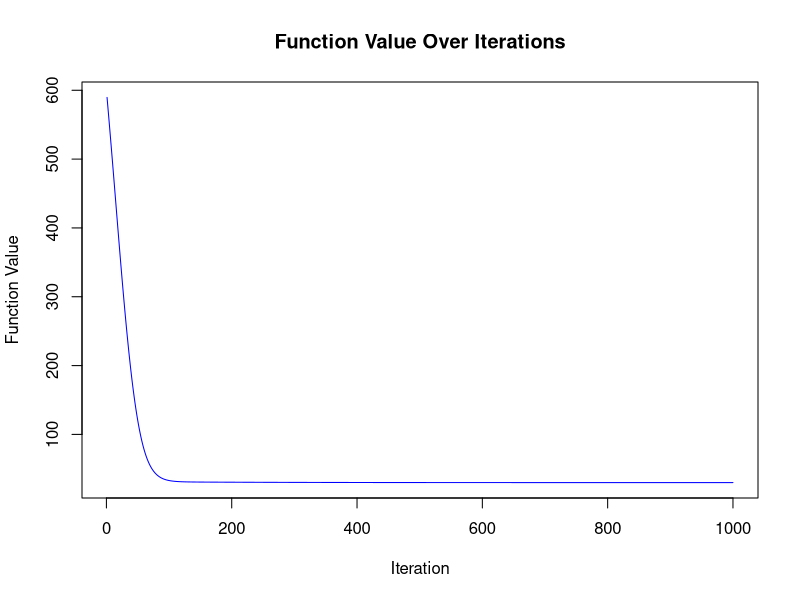
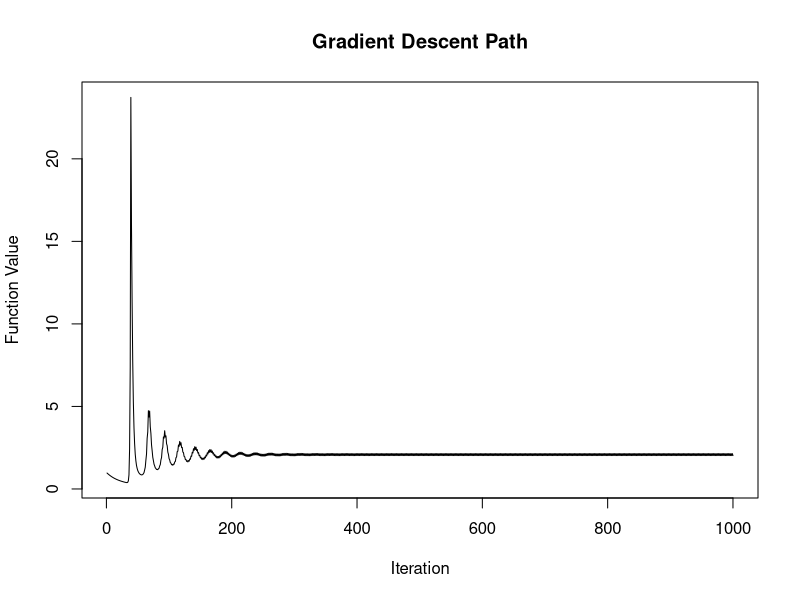
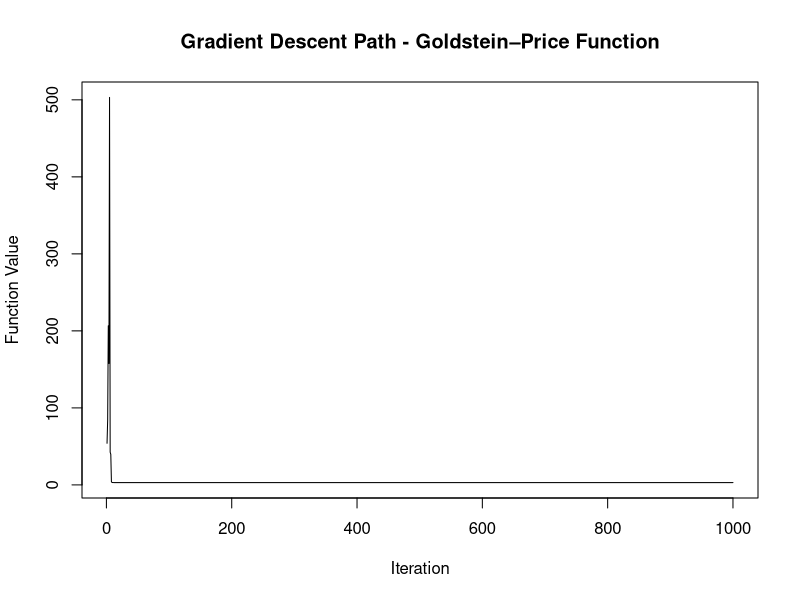
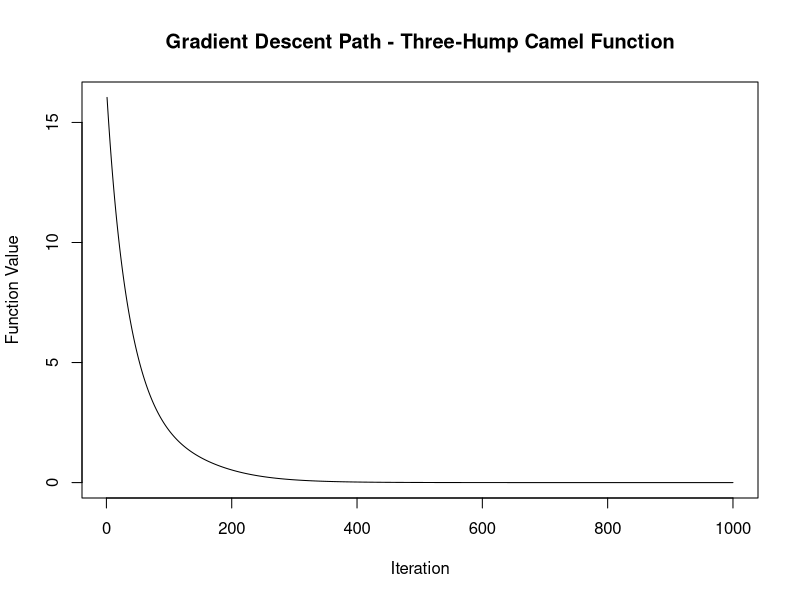

The R script that drew these images, in order:
## ---- chunk 1
library(numDeriv)
library(glmnet)

## ---- chunk 2

# Gradient Descent Function
gradientDescent <- function(f, starting_value, max_iter, gamma = 0.01) {
  current_value <- starting_value
  history <- numeric(max_iter) # To store function values for plotting
  
  for (i in 1:max_iter) {
    grad <- grad(f, current_value) # Compute the gradient at current value
    current_value <- current_value - gamma * grad # Update the current value
    history[i] <- f(current_value) # Store function value after update for plotting

    # Optional: Implement convergence criteria to break the loop early
    # if (norm(grad, type="2") < tolerance) {
    #    break
    # }
  }
  
  list(minimizer=current_value, history=history)
}

# Test functions
# Define the test function as per the formula given
test_function <- function(v) {
  x <- v[1]
  y <- v[2]
term1 <- (1 + (x + y + 1)^2 * (19 - 14*x + 3*x^2 - 14*y + 6*x*y + 3*y^2))
 term2 <- (30 + (2*x - 3*y)^2 * (18 - 32*x + 12*x^2 + 48*y - 36*x*y + 27*y^2))
  
  f_value <- term1 * term2
  return(f_value)
}

starting_value <- c(0, 0) # Starting at the origin
max_iter <- 1000 # Maximal number of iterations
gamma <- 0.00001 # Learning rate, might need adjustment based on the function characteristics

result <- gradientDescent(test_function, starting_value, max_iter, gamma)

print(paste("Approximate minimizer found at x =", result$minimizer[1], "y =", result$minimizer[2]))

# Plotting the path of function values
plot(result$history, type='l', main="Function Value Over Iterations", xlab="Iteration", ylab="Function Value",
     col="blue")
## ---- chunk 3
library(numDeriv)

gradient_descent <- function(f, start_value, max_iterations, learning_rate) {
  x <- start_value
  path <- numeric(max_iterations)
  
  for (i in 1:max_iterations) {
    gradient <- grad(f, x)
    x <- x - learning_rate * gradient
    path[i] <- f(x)
  }
  
  return(list(minimizer = x, values_path = path))
}

# Example usage
# Define a test function, e.g., the Rosenbrock function
rosenbrock <- function(x) {
  sum(100 * (x[2:length(x)] - x[1:(length(x) - 1)]^2)^2 + (1 - x[1:(length(x) - 1)])^2)
}

# Set parameters
start_value <- c(0, 0)  # Initial guess
max_iterations <- 1000   # Maximum number of iterations
learning_rate <- 0.009  # Experiment with different choices

# Run gradient descent
result <- gradient_descent(rosenbrock, start_value, max_iterations, learning_rate)

# Print the minimizer and the path of function values
cat("Minimizer:", result$minimizer, "\n")
#cat("Function values path:", result$values_path, "\n")

# Plot the path of function values
plot(result$values_path, type = 'l', xlab = 'Iteration', ylab = 'Function Value',
     main = 'Gradient Descent Path')


## ---- chunk 4
# Define the Goldstein–Price function
goldstein_price <- function(x) {
  term1 <- 1 + (x[1] + x[2] + 1)^2 * (19 - 14 * x[1] + 3 * x[1]^2 - 14 * x[2] + 6 * x[1] * x[2] + 3 * x[2]^2)
  term2 <- 30 + (2 * x[1] - 3 * x[2])^2 * (18 - 32 * x[1] + 12 * x[1]^2 + 48 * x[2] - 36 * x[1] * x[2] + 27 * x[2]^2)
  return(term1 * term2)
}

# Set parameters
start_value <- c(0, 0)  # Initial guess
max_iterations <- 1000   # Maximum number of iterations
learning_rate <- 0.000595  # Experiment with different choices

# Run gradient descent
# Using optim function for optimization
result_optim <- optim(par = start_value, fn = goldstein_price, method = "L-BFGS-B")
result <- gradient_descent(goldstein_price, start_value, max_iterations, learning_rate)

# Print the minimizer and the path of function values
cat("Minimizer:", result$minimizer, "\n")
#cat("Function values path:", result$values_path, "\n")

# Plot the path of function values
plot(result$values_path, type = 'l', xlab = 'Iteration', ylab = 'Function Value',
     main = 'Gradient Descent Path - Goldstein–Price Function')


## ---- chunk 5
# Define the Three-Hump Camel function
three_hump_camel <- function(x) {
  return(2 * x[1]^2 - 1.05 * x[1]^4 + x[1]^6 / 6 + x[1] * x[2] + x[2]^2)
}

# Set parameters
start_value <- c(4, 4)  # Initial guess
max_iterations <- 1000   # Maximum number of iterations
learning_rate <- 0.005    # Experiment with different choices

# Run gradient descent
result <- gradient_descent(three_hump_camel, start_value, max_iterations, learning_rate)

# Print the minimizer and the path of function values
cat("Minimizer:", result$minimizer, "\n")
cat("Function values path:", result$values_path, "\n")

# Plot the path of function values
plot(result$values_path, type = 'l', xlab = 'Iteration', ylab = 'Function Value',
     main = 'Gradient Descent Path - Three-Hump Camel Function')
## ---- chunk 6
ridgeSGD <- function(X, y, lambda = 0.1, gamma_init = 0.1, max_iter = 1000, tol = 1e-6) {
  n <- nrow(X)
  p <- ncol(X)
  
  # Initialize coefficients (including b0 as the intercept)
  b <- rep(0, p + 1)
  X <- cbind(1, X) # Add intercept column
  
  # Iteration counter
  m <- 1
  
   # History of cost function values for convergence check (optional)
  cost_history <- numeric(max_iter)
  
  while (m <= max_iter) {
    # Choose a random sample
    i <- sample(n, 1)
    
    # Predicted value for chosen sample
    y_pred <- sum(X[i, ] * b)
    
    # Error for the chosen sample
    error <- y_pred - y[i]
    
    # Calculate the gradient for the chosen sample
    # Note: Gradient for Ridge includes 2*lambda*b[j] term for j > 0 (j = 0 is the intercept)
    gradient <- numeric(length(b))
    for (j in 1:length(b)) {
      if (j == 1) { # Intercept, no regularization
        gradient[j] <- 2 * error * X[i, j]
      } else { # Regularized coefficients
        gradient[j] <- 2 * error * X[i, j] + 2 * lambda * b[j]
      }
    }
    
    # Adaptive learning rate
    gamma <- gamma_init / sqrt(m)
    
    # Update coefficients
    b <- b - gamma * gradient
    
    # Update cost (for optional convergence check)
    y_pred_all <- X %*% b
    cost_history[m] <- mean((y - y_pred_all)^2) + lambda * sum(b[-1]^2) # Skip the intercept in regularization term
    
    # Check for convergence (Optional: Just to illustrate; here we simply use a maximum iteration count)
    if (m > 1 && abs(cost_history[m] - cost_history[m-1]) < tol) {
      message("Convergence achieved after ", m, " iterations.")
      break
    }
    
    # Increment iteration counter
    m <- m + 1
  }
  
  # Return results
  list(coefficients = b, cost_history = cost_history[1:m])
}

# Example Usage
# Let's simulate some data for illustrative purposes
set.seed(123)
n <- 100 # Number of observations
p <- 5 # Number of features
X <- matrix(rnorm(n * p), n, p)
beta_true <- c(1.5, -2, 0.5, 3, -1.5, 0.8) # True coefficients, including intercept
y <- cbind(1, X) %*% beta_true + rnorm(n) # Generate target variable

# Apply the ridgeSGD function
result <- ridgeSGD(X, y, lambda = 0.1, gamma_init = 0.1, max_iter = 1000, tol = 1e-6)

# View the estimated coefficients
print(result$coefficients)

# Compare with lm() using Ridge penalty through glmnet, if available
if ("glmnet" %in% rownames(installed.packages())) {
  
  # Note: glmnet uses alpha=0 for Ridge; here lambda is the regularization parameter
  ridge_model_glmnet <- glmnet(as.matrix(X), y, alpha = 0, lambda = 0.1)
  
  # Extract coefficients for comparison (Note: glmnet intercept is separate)
  coef_ridge_glmnet <- as.vector(coef(ridge_model_glmnet, s = 0.1))
  
  cat("Coefficients from glmnet Ridge regression:\n")
  print(coef_ridge_glmnet)
} else {
  cat("glmnet not installed. Skipping comparison with glmnet output.\n")
}

# Note: The above comparison assumes that the same lambda (regularization parameter) value is used.
# Differences in results can occur due to different optimization methods, convergence criteria, etc.
## ---- chunk 7
ridge_estimator <- function(y, X, initial_values, max_iterations, lambda, tol = 1e-6) {
  n <- nrow(X)
  p <- ncol(X)
  a <- initial_values
  
  for (m in 1:max_iterations) {
    # Sample an index i at random from {1, ..., n}
    i <- sample(1:n, 1)
    
    # Compute the gradient of gi at a
    gi_gradient <- compute_gradient(X[i, ], y[i], a, lambda)
    
    # Update a using stochastic gradient descent
    gamma_m <- 1 / m
    a_new <- a - gamma_m * gi_gradient
    
    # Check for convergence
    if (sum((a_new - a)^2) < tol) {
      message("Convergence achieved after ", m, " iterations.")
      break
    }
    
    # Update coefficients
    a <- a_new
  }
  
  return(a)
}

compute_gradient <- function(xi, yi, a, lambda) {
  # Compute the gradient of gi at a
  residual <- yi - sum(a * xi)
  gradient <- -2 * xi * residual
  gradient[2:length(gradient)] <- gradient[2:length(gradient)] + 2 * lambda * a[2:length(a)]
  
  return(gradient)
}

# Example usage:
set.seed(123)  # Set seed for reproducibility
n <- 100
p <- 5
X <- matrix(rnorm(n * p), n, p)
beta_true <- c(2, 1.5, -1, 0.5, -2)
y <- X %*% beta_true + rnorm(n)

initial_values <- rep(0, p)
max_iterations <- 1000
lambda <- 0.1

ridge_result <- ridge_estimator(y, X, initial_values, max_iterations, lambda)
print("Ridge Estimator:")
print(ridge_result)

# Compare with OLS estimator
ols_result <- lm(y ~ X - 1)
print("OLS Estimator:")
print(coef(ols_result))
## ---- chunk 8
ridge_estimator <- function(y, X, initial_values, max_iterations, lambda) {
  n <- nrow(X)
  p <- ncol(X)
  a <- initial_values
  
  for (m in 1:max_iterations) {
    # Sample an index i at random from {1, ..., n}
    i <- sample(1:n, 1)
    
    # Compute the gradient of gi at a
    gi_gradient <- compute_gradient(X[i, ], y[i], a, lambda)
    
    # Update a using stochastic gradient descent
    gamma_m <- 1 / m
    a <- a - gamma_m * gi_gradient
  }
  
  return(a)
}

compute_gradient <- function(xi, yi, a, lambda) {
  # Compute the gradient of gi at a
  residual <- yi - sum(a * xi)
  gradient <- -2 * xi * residual
  gradient[2:length(gradient)] <- gradient[2:length(gradient)] + 2 * lambda * a[2:length(a)]
  
  return(gradient)
}

# Example usage:
set.seed(123)  # Set seed for reproducibility
n <- 100
p <- 5
X <- matrix(rnorm(n * p), n, p)
beta_true <- c(2, 1.5, -1, 0.5, -2)
y <- X %*% beta_true + rnorm(n)

initial_values <- rep(0, p)
max_iterations <- 1000
lambda <- 0.1

ridge_result <- ridge_estimator(y, X, initial_values, max_iterations, lambda)
print("Ridge Estimator:")
print(ridge_result)

# Compare with OLS estimator
ols_result <- lm(y ~ X - 1)
print("OLS Estimator:")
print(coef(ols_result))
